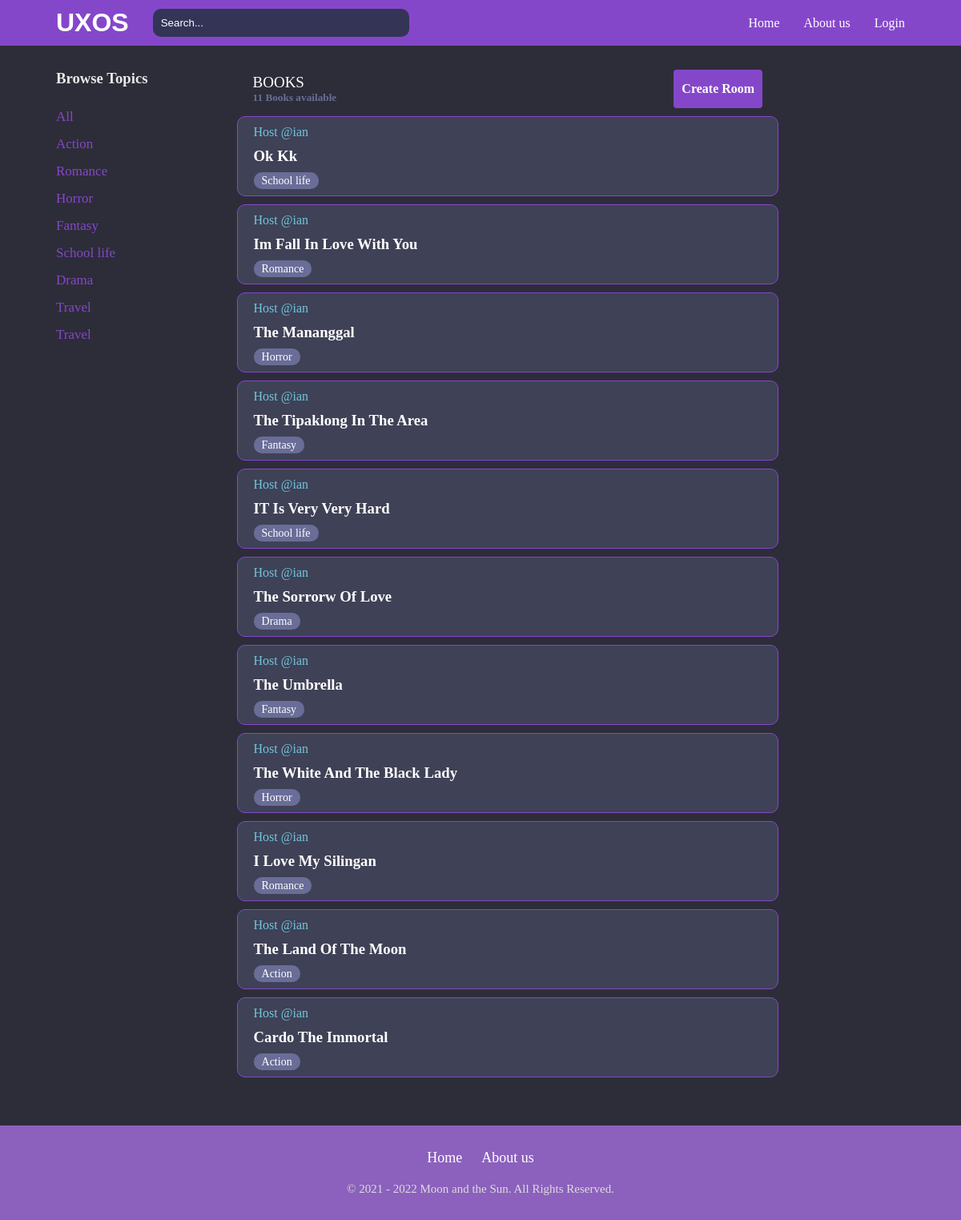
Screenshot of /Book/ with the database file from the repository.
### base/models.py (models this page shows, shortened)
class Topic(models.Model):
    name = models.CharField(max_length=200)
    def __str__(self):
        return self.name

class Room(models.Model):
    host = models.ForeignKey(User, on_delete=models.CASCADE, null=True)
    topic = models.ForeignKey(Topic, on_delete=models.CASCADE, null=True)
    name = models.CharField(max_length=200)
    desription = models.TextField(null=True, blank=True)
    participants = models.ManyToManyField(
        User, related_name='participants', blank=True)
    update = models.DateTimeField(auto_now=True)
    create = models.DateField(auto_now_add=True)
    class Meta:
        ordering = ['-update', '-create']

### base/views.py (the view)
# urls.py: path('Book/', views.home, name='home'),
def home(request):
    q = request.GET.get('q') if request.GET.get('q') != None else ''
    rooms = Room.objects.filter(
        Q(topic__name__icontains=q) |
        Q(name__icontains=q) |
        Q(desription__icontains=q)
    )
    room_count = rooms.count()
    message = Message.objects.all()
    topics = Topic.objects.all()
    context = {'rooms': rooms, 'topics': topics, 'room_count': room_count,
                'message': message}
    return render(request, 'base/home.html', context)

### base/templates/base/home.html (shortened to what this page needs)
{% extends 'main.html' %}
{% block content %}
<div class="home-container">
    <div class="left-home">
        <h3>Browse Topics</h3>
        <div>
            <div class="topic-all">
                <a style="color: rgb(133, 71, 202);" href="{% url 'home' %}">All</a>
            </div>
            {% for i in topics %}
            <div class="topic-home">
                <a href="{% url 'home' %}?q={{i.name}}">{{i.name}}</a>
            </div>
            {% endfor %}
        </div>
    </div>
    <div class="middle-home">
        <div class="top">
            <div class="left">
                <p>BOOKS</p>
                <h5>{{room_count}} Books available</h5>
            </div>
            <div class="right">
                <a href="{% url 'create-room' %}">Create Room</a>
            </div>
        </div>
        {% for i in rooms %}
        <div class="box">
            <div class="left">
                <span>Host @{{i.host.username}}</span>
                <h3><a href="{% url 'room' i.id %}">{{i.name}}</a></h3>
                <small>{{i.topic}}</small>
            </div>
        </div>
        {% endfor %}
    </div>
</div>
{% endblock content %}

### templates/main.html (shortened to what this page needs)
<!DOCTYPE html>
<html lang="en">
<head>
</head>
<body>
    {% include 'navar.html' %}
    {% block content %}{% endblock content %}
    {% include 'navar_last.html' %}
</body>
</html>

### templates/navar.html (shortened to what this page needs)
<div class="continer-navar">
    <div class="content">
        <div class="left">
            <div class="logo">
                <a href="{% url 'home' %}"><h1>UXOS</h1></a>
            </div>
            <div class="search">
                <form method="GET" action="">
                    <input type="text" name="q" placeholder="Search...">
                </form>
            </div>
        </div>
        <div class="right_right">
            <div class= "about_us homm">
                <a href="{% url 'welcome' %}">Home</a>
            </div>
            <div class= "about_us">
                <a href="{% url 'about-us' %}">About us</a>
            </div>
            <div class="right">
                <div class="loggg">
                    {% if request.user.is_authenticated %}
                    <p>Hello {{request.user}}</p>
                    <a class="logt" href="{% url 'logout' %}">Logout</a>
                    {% else %}
                    <a class="log" href="{% url 'login' %}">Login</a>
                    {% endif %}
                </div>
            </div>
        </div>
    </div>
</div>

### templates/navar_last.html (shortened to what this page needs)
<div class="content_navarlast">
    <div class="content">
        <div class="line1">
            <a href="/">Home</a>
            <a href="{% url 'about-us' %}">About us</a>
        </div>
        <div class="line2">
            <p>© 2021 - 2022 Moon and the Sun. All Rights Reserved.</p>
        </div>
    </div>
</div>

### templates/navar.html (style rules this page uses)
* { padding: 0; margin: 0; }
.continer-navar { background-color: #8547CA; margin-bottom: 10px; }
.continer-navar .content { display: flex; justify-content: space-between; padding: 10px 70px; align-items: center; }
.right_right { display: flex; align-items: center; }
.continer-navar .content .logo h1 { color: white; font-family: 'Lucida Sans', 'Lucida Sans Regular', 'Lucida Grande', 'Lucida Sans Unicode', Geneva, Verdana, sans-serif; }
.continer-navar .content .logo a { text-decoration: none; }
.continer-navar .content .left { display: flex; align-items: center; }
.continer-navar .content .left .search { margin-left: 30px; }
.continer-navar .content .left .search input { width: 300px; padding: 10px 10px; outline: none; background-color: #333456; border: none; border-radius: 10px; color: white; }
::placeholder { color: white; }
.right { display: flex; text-align: center; }
.right a { color: rgb(255, 255, 255); text-decoration: none; }
.about_us { margin-right: 30px; }
.about_us a { color: rgb(255, 255, 255); text-decoration: none; right: 100px; }

### base/templates/base/home.html (style rules this page uses)
.home-container { display: grid; grid-template-columns: 1fr 3fr 0.7fr; background-color: #2D2D39; padding: 20px 70px; min-height: 500px; }
.left-home h3 { color: #e9e8e8; margin-bottom: 20px; }
.left-home .topic-all, .left-home .topic-home { padding: 7px 0px; }
.left-home a { color: rgb(133, 71, 202); text-decoration: none; font-size: 17px; }
.middle-home .top { display: flex; justify-content: space-between; padding: 0px 20px; align-items: center; margin-bottom: 10px; }
.middle-home .top p { color: white; font-size: 19px; }
.middle-home .top h5 { color: #696D97; }
.middle-home .top .right { padding: 15px 10px; background-color: rgb(133, 71, 202); border-radius: 4px; }
.middle-home .top .right a { color: #ffffff; font-weight: bold; }
.middle-home .box { background-color: #3F4156; margin-bottom: 10px; padding: 10px 20px; border: 1px solid rgb(133, 71, 202); border-radius: 10px; justify-content: space-between; display: flex; align-items: center; }
.middle-home .box .left h3 { padding: 10px 0px; }
.middle-home .box .left a { color: white; text-decoration: none; text-transform: capitalize; }
.middle-home .box .left small { color: white; font-size: 14px; padding: 3px 10px; background-color: #696D97; border-radius: 10px; }
.middle-home .box span { color: #71C6DD; }

### templates/navar_last.html (style rules this page uses)
.content_navarlast { background-color: #8C60BD; padding: 30px 10px; text-align: center; margin-top: 30px }
.content_navarlast .content .line1 { margin-bottom: 20px; }
.content_navarlast .content .line1 a { margin: 0 10px; text-decoration: none; color: white; font-size: 18px; }
.content_navarlast .content .line2 p { color: rgb(220, 220, 220); font-size: 15px; }

### templates/main.html (style rules this page uses)
body { background-color: #2D2D39; }

### rows the page displays
Topic: name "Action"
Topic: name "Romance"
Topic: name "Horror"
Topic: name "Fantasy"
Topic: name "School life"
Topic: name "Drama"
Topic: name "Travel"
Topic: name "Travel"
Room: host.username "ian", name "Ok Kk", topic "School life"
Room: host.username "ian", name "Im Fall In Love With You", topic "Romance"
Room: host.username "ian", name "The Mananggal", topic "Horror"
Room: host.username "ian", name "The Tipaklong In The Area", topic "Fantasy"
Room: host.username "ian", name "IT Is Very Very Hard", topic "School life"
Room: host.username "ian", name "The Sorrorw Of Love", topic "Drama"
Room: host.username "ian", name "The Umbrella", topic "Fantasy"
Room: host.username "ian", name "The White And The Black Lady", topic "Horror"
Room: host.username "ian", name "I Love My Silingan", topic "Romance"
Room: host.username "ian", name "The Land Of The Moon", topic "Action"
Room: host.username "ian", name "Cardo The Immortal", topic "Action"

### other values shown
{{ room_count }} "11"
